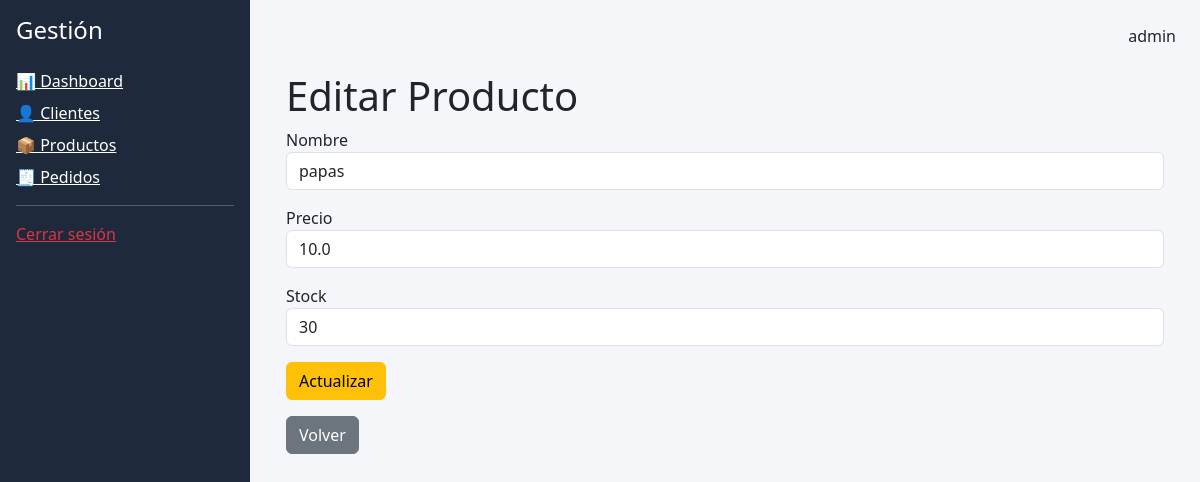
The page /editar-producto/2/ (signed in) on the database its author committed.
### core/models.py (models this page shows, shortened)
class Producto(models.Model):
    nombre = models.CharField(max_length=100, unique=True)
    precio = models.FloatField()
    stock = models.IntegerField()

### core/views.py (the view, shortened to what this page needs)
# urls.py: path('editar-producto/<int:id>/', views.editar_producto),
@login_required
def editar_producto(request, id):
    producto = get_object_or_404(Producto, id=id)
    return render(request, 'editar_producto.html', {'producto': producto})

### core/templates/editar_producto.html (shortened to what this page needs)
{% extends 'base.html' %}
{% block content%}
<div class="container mt-4">
    <h1>Editar Producto</h1>
    <form method="POST">
        <div class="mb-3">
            <label>Nombre</label>
            <input type="text" name="nombre" class="form-control" value="{{ producto.nombre }}" required>
        </div>
        <div class="mb-3">
            <label>Precio</label>
            <input type="number" name="precio" class="form-control" value="{{ producto.precio }}" required>
        </div>
        <div class="mb-3">
            <label>Stock</label>
            <input type="number" name="stock" class="form-control" value="{{ producto.stock }}" required>
        </div>
        <button type="submit" class="btn btn-warning">Actualizar</button>
    </form>
    <a href="/productos/" class="btn btn-secondary mt-3">Volver</a>
</div>
{% endblock %}

### core/templates/base.html (shortened to what this page needs)
<!DOCTYPE html>
<html>
<head>
    <link href="https://cdn.jsdelivr.net/npm/bootstrap@5.3.0/dist/css/bootstrap.min.css" rel="stylesheet">
    <link href="https://cdn.jsdelivr.net/npm/bootstrap-icons/font/bootstrap-icons.css" rel="stylesheet">
</head>
<body style="background:#f4f6f9;">
<div class="d-flex">
    <div style="width:250px; background:#1e293b; min-height:100vh;" class="text-white p-3">
        <h4 class="mb-4">Gestión</h4>
        <a href="/dashboard/" class="d-block text-white mb-2">📊 Dashboard</a>
        {% if user.perfil.tipo_usuario == 'admin' %}
        <a href="/clientes/" class="d-block text-white mb-2">👤 Clientes</a>
        <a href="/productos/" class="d-block text-white mb-2">📦 Productos</a>
        {% endif %}
        <a href="/pedidos/" class="d-block text-white mb-2">🧾 Pedidos</a>
        <hr>
        <a href="/logout/" class="text-danger">Cerrar sesión</a>
    </div>
    <div class="flex-grow-1 p-4">
        <div class="d-flex justify-content-between mb-4">
            <span>{{ user.username }}</span>
        </div>
        {% block content %}{% endblock %}
    </div>
</div>
</body>
</html>

### rows shown on the page
Producto: nombre "papas", precio "10.0", stock "30"

### other values the page prints
{{ user.username }} "admin"
